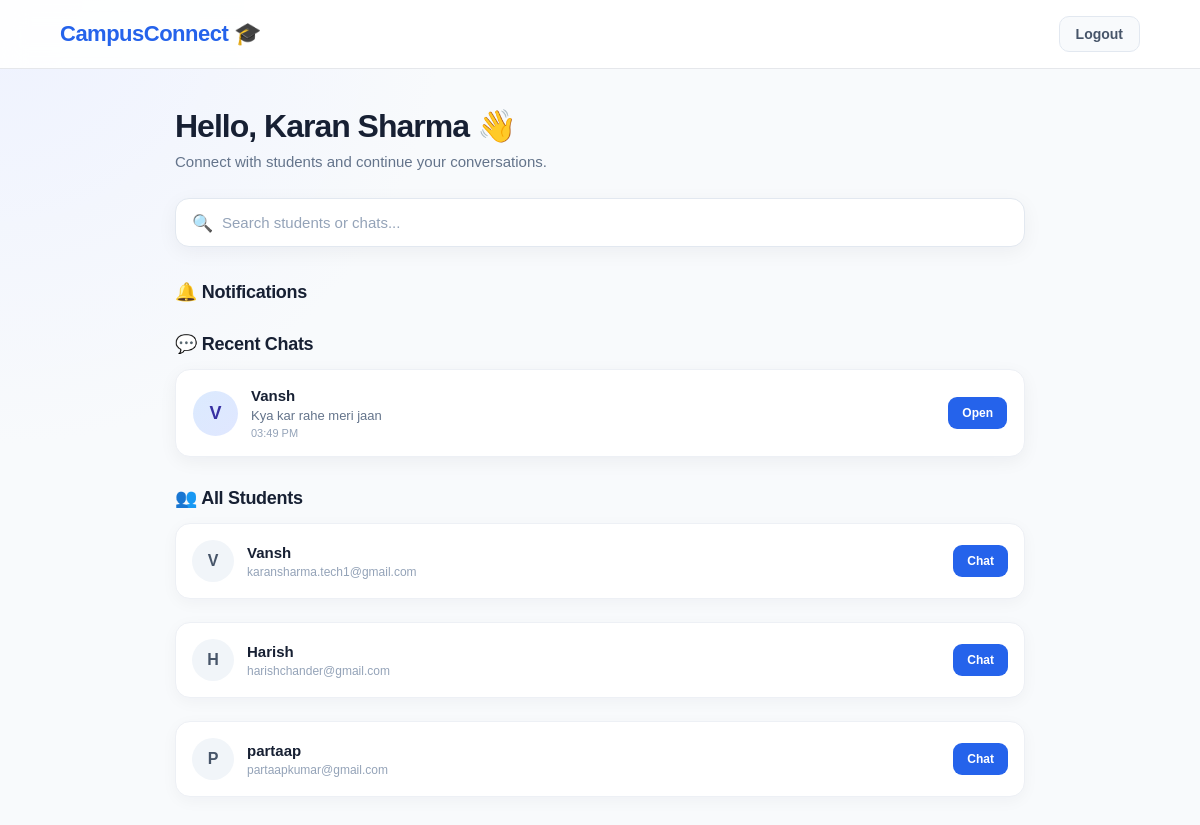
The page /dashboard (signed in) on the database its author committed.
### app.py (models this page shows)
class User(db.Model):
    id = db.Column(
        db.Integer,
        primary_key=True
    )
    name = db.Column(
        db.String(100),
        nullable=False
    )
    email = db.Column(
        db.String(120),
        unique=True,
        nullable=False
    )
    password_hash = db.Column(
        db.String(200),
        nullable=False
    )
    created_at = db.Column(
        db.DateTime,
        default=lambda:
            datetime.utcnow()
            + timedelta(
                hours=5,
                minutes=30
            )
    )

class Message(db.Model):
    id = db.Column(
        db.Integer,
        primary_key=True
    )
    conversation_id = db.Column(
        db.Integer,
        db.ForeignKey("conversation.id"),
        nullable=False
    )
    sender_id = db.Column(
        db.Integer,
        db.ForeignKey("user.id"),
        nullable=False
    )
    body = db.Column(
        db.Text,
        nullable=False,
        default=""
    )
    created_at = db.Column(
        db.DateTime,
        default=lambda:
            datetime.utcnow()
            + timedelta(
                hours=5,
                minutes=30
            )
    )
    is_read = db.Column(
        db.Boolean,
        default=False,
        nullable=False
    )
    message_type = db.Column(
        db.String(20),
        default="text",
        nullable=False
    )
    file_name = db.Column(
        db.String(255),
        nullable=True
    )
    file_path = db.Column(
        db.String(500),
        nullable=True
    )

### app.py (the view, shortened to what this page needs)
@app.route("/dashboard")
def dashboard():
    if "user_id" not in session:
        return redirect(
            url_for("login")
        )
    user = User.query.get(
        session["user_id"]
    )
    users = User.query.filter(
        User.id != user.id
    ).all()
    conversations = Conversation.query.filter(
        (Conversation.user1_id == user.id)
        |
        (Conversation.user2_id == user.id)
    ).all()
    recent_chats = []
    for conversation in conversations:
        other_user_id = get_other_user_id(
            conversation,
            user.id
        )
        other_user = User.query.get(
            other_user_id
        )
        if not other_user:
            continue
        last_message = Message.query.filter_by(
            conversation_id=
                conversation.id
        ).order_by(
            Message.created_at.desc()
        ).first()
        if last_message:
            unread_count = Message.query.filter(
                Message.conversation_id ==
                    conversation.id,
                Message.sender_id !=
                    user.id,
                Message.is_read == False
            ).count()
            if last_message.message_type == "image":
                last_message_preview = "📷 Image"
            elif last_message.message_type == "video":
                last_message_preview = "🎥 Video"
            elif last_message.message_type == "audio":
                last_message_preview = "🎵 Audio"
            else:
                last_message_preview = (
                    last_message.body
                )
            recent_chats.append({
                "user":
                    other_user,
                "last_message":
                    last_message_preview,
                "last_message_time":
                    last_message.created_at,
                "unread_count":
                    unread_count
            })
    recent_chats.sort(
        key=lambda chat:
            chat["last_message_time"],
        reverse=True
    )
    unread_notifications = 0
    return render_template(
        "dashboard.html",
        user=user,
        users=users,
        recent_chats=recent_chats,
        unread_notifications=
            unread_notifications
    )

### app.py (called while the page is built)
def get_other_user_id(
    conversation,
    user_id
):
    if conversation.user1_id == user_id:
        return conversation.user2_id
    return conversation.user1_id

### templates/dashboard.html (shortened to what this page needs)
<!DOCTYPE html>
<html lang="en">
<head>
    <link rel="stylesheet"
          href="{{ url_for('static', filename='style.css') }}">
</head>
<body>
    <nav class="dashboard-navbar">
        <div class="dashboard-logo">
            CampusConnect 🎓
        </div>
        <a
            href="{{ url_for('logout') }}"
            class="logout-btn"
        >
            Logout
        </a>
    </nav>
    <main class="dashboard-container">
        <section class="welcome-section">
            <h1>
                Hello, {{ user.name }} 👋
            </h1>
            <p>
                Connect with students and continue your conversations.
            </p>
        </section>
        <div class="search-wrapper">
            <span class="search-icon">
            </span>
            <input
                type="text"
                id="searchInput"
                placeholder="Search students or chats..."
                autocomplete="off"
            >
        </div>
        <div class="section-header">
            <h2>
                🔔 Notifications
            </h2>
        </div>
        <div class="section-header">
            <h2>
                💬 Recent Chats
            </h2>
        </div>
        <div id="recentChatsList">
            {% if recent_chats %}
                {% for chat in recent_chats %}
                    <div
                        class="recent-chat-card searchable-card"
                    >
                        <div class="recent-left">
                            <div class="avatar">
                                {{ chat.user.name[0]|upper }}
                            </div>
                            <div class="recent-info">
                                <h3>
                                    {{ chat.user.name }}
                                </h3>
                                <p class="last-message">
                                    {% if chat.last_message|length > 45 %}
                                        {{ chat.last_message[:45] }}...
                                    {% else %}
                                        {{ chat.last_message }}
                                    {% endif %}
                                </p>
                                <p class="chat-time">
                                    {{ chat.last_message_time.strftime('%I:%M %p') }}
                                </p>
                            </div>
                        </div>
                        <div class="chat-right">
                            <a
                                class="chat-button"
                                href="{{ url_for(
                                    'chat',
                                    user_id=chat.user.id
                                ) }}"
                            >
                                <button type="button">
                                    Open
                                </button>
                            </a>
                        </div>
                    </div>
                {% endfor %}
            {% else %}
                <div class="no-chats searchable-card">
                    💭 No recent chats yet.
                    <br>
                    Start a conversation with a student below!
                </div>
            {% endif %}
        </div>
        <div class="section-header">
            <h2>
                👥 All Students
            </h2>
        </div>
        <div id="usersList">
            {% for student in users %}
                <div class="user-card searchable-card">
                    <div class="user-left">
                        <div class="user-avatar">
                            {{ student.name[0]|upper }}
                        </div>
                        <div>
                            <h3>
                                {{ student.name }}
                            </h3>
                            <p>
                                {{ student.email }}
                            </p>
                        </div>
                    </div>
                    <a
                        href="{{ url_for(
                            'chat',
                            user_id=student.id
                        ) }}"
                    >
                        <button type="button">
                            Chat
                        </button>
                    </a>
                </div>
            {% endfor %}
        </div>
    </main>
</body>
</html>

### static/style.css (style rules this page uses)
body { font-family: Arial, sans-serif; margin: 0; background: #f5f7fb; }
#searchInput { width: 100%; box-sizing: border-box; padding: 14px; margin: 20px 0; border: 1px solid #ddd; border-radius: 8px; font-size: 16px; }
.user-card { background: white; padding: 15px; margin-bottom: 12px; border-radius: 10px; display: flex; justify-content: space-between; align-items: center; box-shadow: 0 2px 8px rgba(0, 0, 0, 0.06); }
.user-card h3 { margin: 0 0 5px; }
.user-card p { margin: 0; color: #666; }
.user-card button { padding: 10px 18px; border: none; border-radius: 7px; cursor: pointer; }

### templates/dashboard.html (style rules this page uses)
body { background: radial-gradient( circle at top left, #eef2ff, transparent 30% ), #f8fafc; color: #172033; }
.dashboard-navbar { width: 100%; box-sizing: border-box; background: rgba(255, 255, 255, 0.92); backdrop-filter: blur(12px); padding: 16px 5%; display: flex; justify-content: space-between; align-items: center; border-bottom: 1px solid #e5e7eb; position: sticky; top: 0; z-index: 100; }
.dashboard-logo { font-size: 22px; font-weight: 800; color: #2563eb; letter-spacing: -0.5px; }
.logout-btn { text-decoration: none; color: #475569; background: #f8fafc; border: 1px solid #e2e8f0; padding: 9px 16px; border-radius: 10px; font-size: 14px; font-weight: 600; transition: 0.2s ease; }
.dashboard-container { width: 92%; max-width: 850px; margin: 0 auto; padding: 38px 0 60px; }
.welcome-section { margin-bottom: 28px; }
.welcome-section h1 { margin: 0; font-size: 32px; letter-spacing: -1px; }
.welcome-section p { margin: 8px 0 0; color: #64748b; font-size: 15px; }
.search-wrapper { position: relative; margin-bottom: 34px; }
.search-icon { position: absolute; left: 17px; top: 50%; transform: translateY(-50%); font-size: 17px; color: #94a3b8; pointer-events: none; }
#searchInput { width: 100%; box-sizing: border-box; padding: 15px 18px 15px 46px; margin: 0; background: white; border: 1px solid #e2e8f0; border-radius: 14px; font-size: 15px; color: #172033; outline: none; box-shadow: 0 5px 20px rgba(15, 23, 42, 0.05); transition: 0.2s ease; }
#searchInput::placeholder { color: #94a3b8; }
.section-header { display: flex; align-items: center; justify-content: space-between; margin: 30px 0 14px; }
.section-header h2 { margin: 0; font-size: 18px; letter-spacing: -0.3px; }
.recent-chat-card { display: flex; align-items: center; justify-content: space-between; gap: 18px; padding: 17px; margin-bottom: 11px; background: white; border: 1px solid #edf0f5; border-radius: 15px; box-shadow: 0 5px 18px rgba(15, 23, 42, 0.05); transition: transform 0.2s ease, box-shadow 0.2s ease, border-color 0.2s ease; }
.recent-left { display: flex; align-items: center; gap: 13px; min-width: 0; flex: 1; }
.avatar { width: 45px; height: 45px; flex-shrink: 0; border-radius: 50%; display: flex; align-items: center; justify-content: center; background: linear-gradient( 135deg, #dbeafe, #e0e7ff ); color: #3730a3; font-size: 18px; font-weight: 700; }
.recent-info { min-width: 0; }
.recent-info h3 { margin: 0 0 4px; font-size: 15px; color: #172033; }
.last-message { margin: 0; color: #64748b; font-size: 13px; white-space: nowrap; overflow: hidden; text-overflow: ellipsis; max-width: 390px; }
.chat-time { margin: 4px 0 0; color: #94a3b8; font-size: 11px; }
.chat-right { display: flex; align-items: center; gap: 9px; flex-shrink: 0; }
.chat-button { text-decoration: none; }
.chat-button button, .user-card button { border: none; background: #2563eb; color: white; padding: 9px 14px; border-radius: 9px; cursor: pointer; font-size: 12px; font-weight: 700; transition: 0.2s ease; }
#usersList { display: flex; flex-direction: column; gap: 11px; }
.user-card { display: flex; align-items: center; justify-content: space-between; gap: 15px; padding: 16px; background: white; border: 1px solid #edf0f5; border-radius: 15px; box-shadow: 0 4px 16px rgba(15, 23, 42, 0.04); transition: 0.2s ease; }
.user-left { display: flex; align-items: center; gap: 13px; min-width: 0; }
.user-avatar { width: 42px; height: 42px; flex-shrink: 0; border-radius: 50%; display: flex; align-items: center; justify-content: center; background: #f1f5f9; color: #475569; font-size: 16px; font-weight: 700; }
.user-card h3 { margin: 0 0 4px; font-size: 15px; }
.user-card p { margin: 0; color: #94a3b8; font-size: 12px; overflow: hidden; text-overflow: ellipsis; }

### rows shown on the page
User: name "Karan Sharma"
Message: user "V", user.name "Vansh", last_message "Kya kar rahe meri jaan", last_message_time "03:49 PM"
User: name "V", name "Vansh", email "karansharma.tech1@gmail.com"
User: name "H", name "Harish", email "harishchander@gmail.com"
User: name "P", name "partaap", email "partaapkumar@gmail.com"
